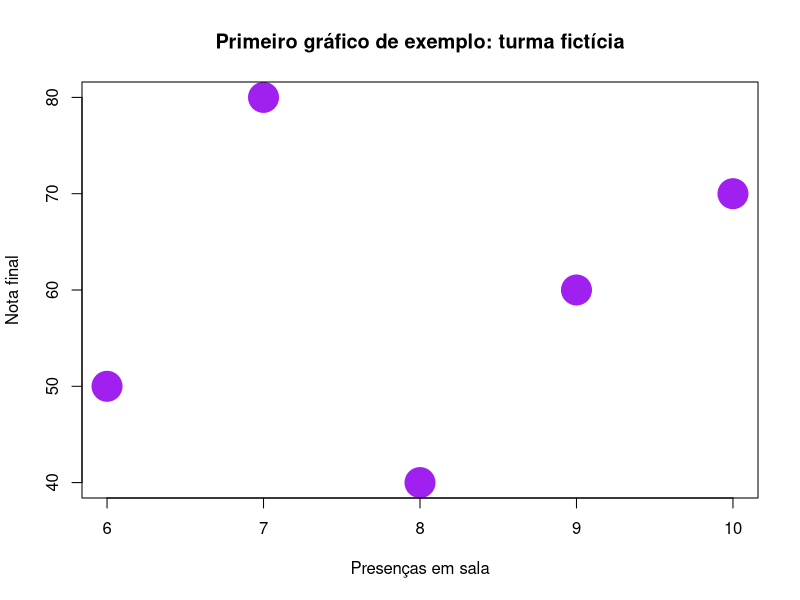
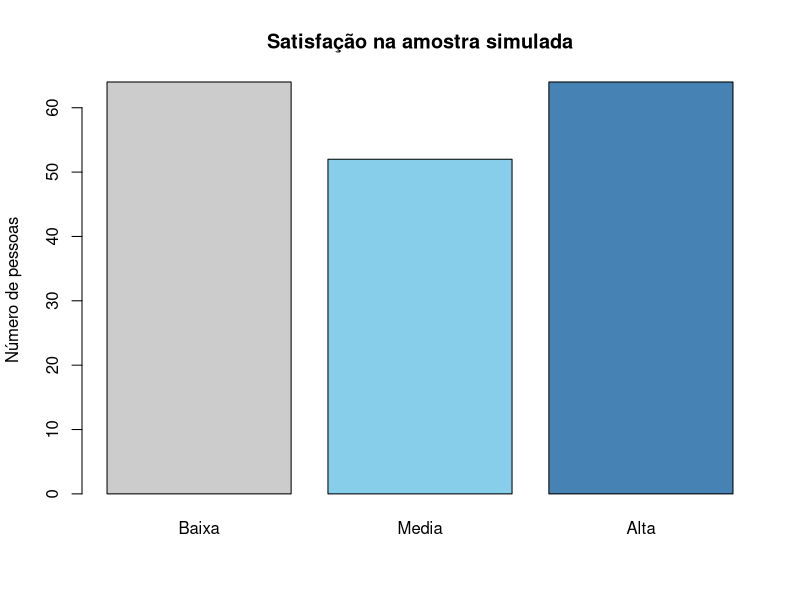
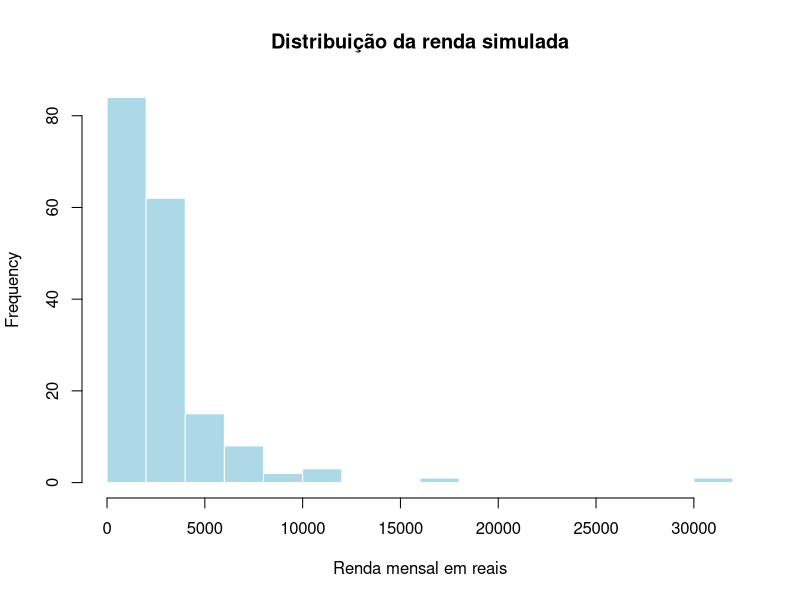
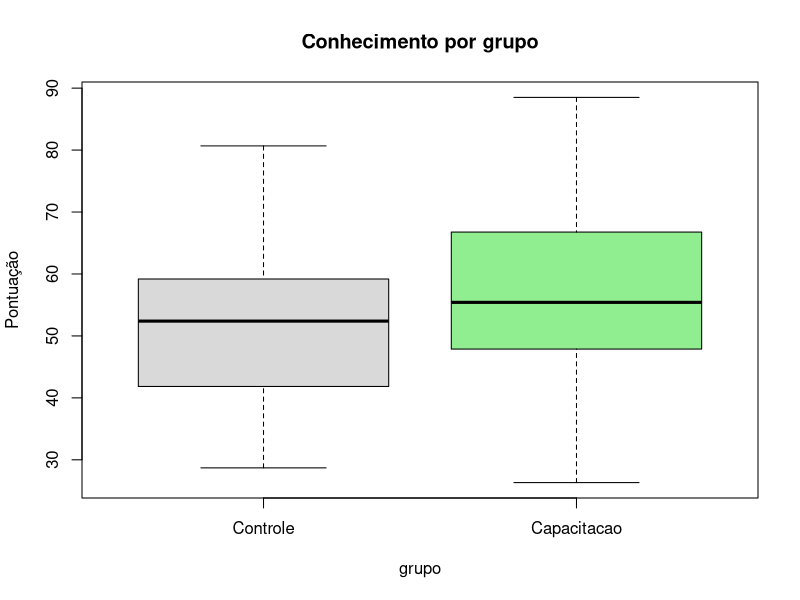
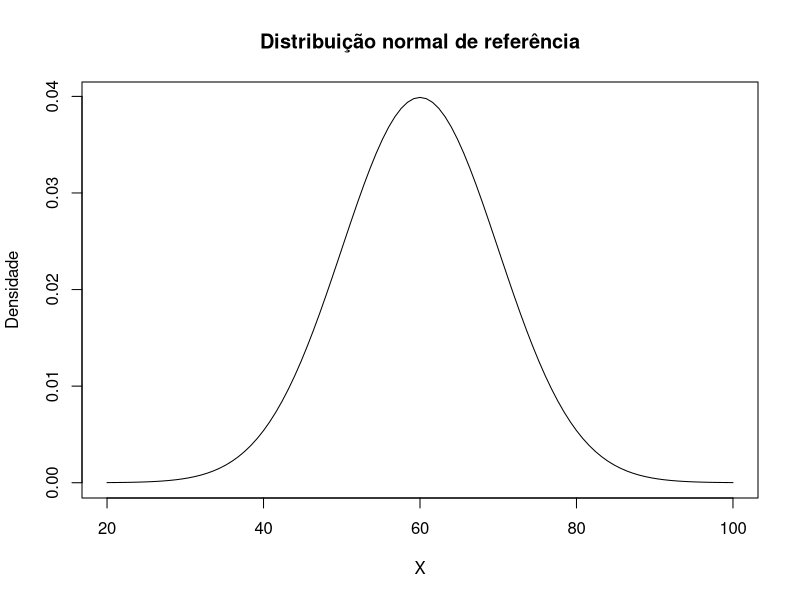
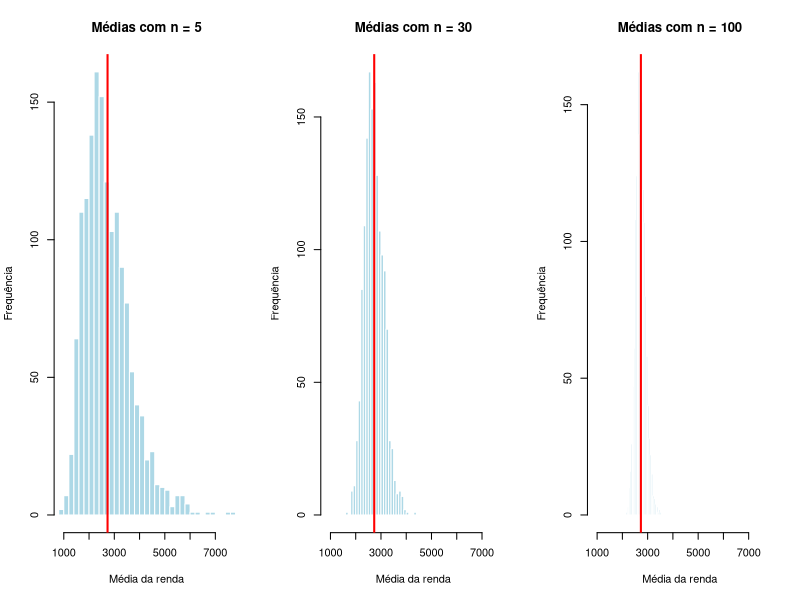
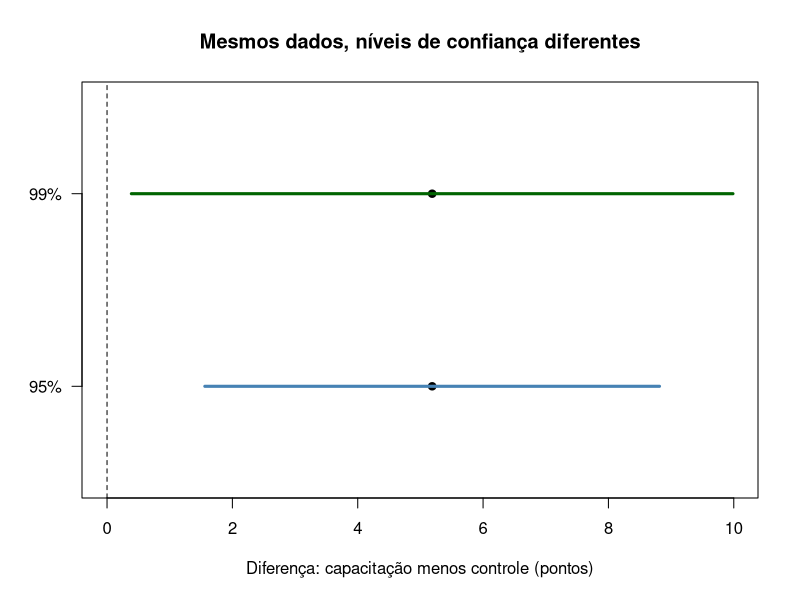
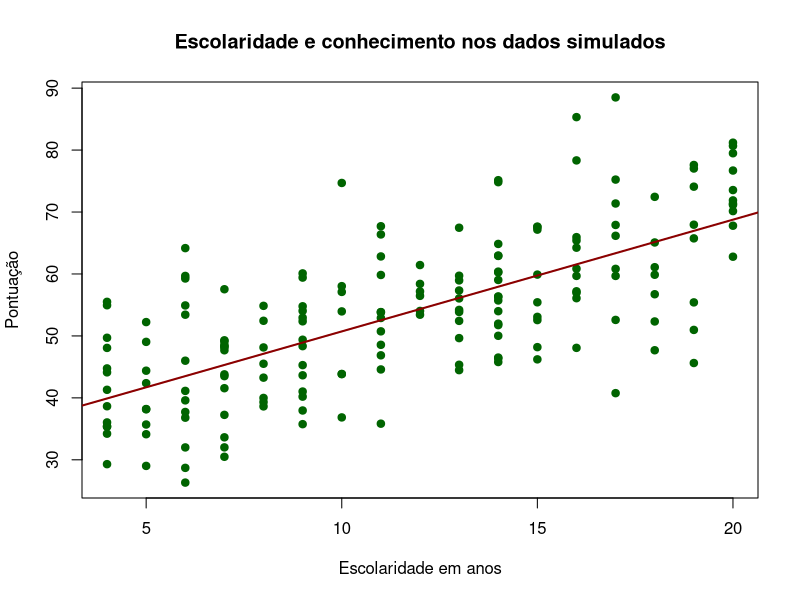

The R source for these figures, in order:
# =============================================================================
# MQAPP 2026.2 | Aula prática de R | Unidades 1 a 4
# Estatística descritiva, probabilidade, inferência, correlação e regressão
# =============================================================================
# Não é necessário instalar pacotes, baixar dados ou usar internet.
# Dados simulados: os resultados não representam uma política pública real.
# Referência: slides das Unidades 1 a 4 da disciplina MQAPP 2026.2.
#
# Não é necessário digitar cada linha do arquivo.
#
# COMO USAR NO RSTUDIO
# 1. Abra este arquivo em File > Open File. Salve suas anotações no script.
# 2. Execute uma linha/seleção com Ctrl+Enter (Windows/Linux) ou Cmd+Enter (Mac).
# 3. Veja resultados no Console, objetos em Environment e gráficos em Plots.
# 4. Siga a ordem: blocos posteriores dependem dos objetos anteriores.
# 5. Texto após # é comentário: explica o código e não é executado.
# 6. Se aparecer + no Console, há um comando incompleto: confira aspas/parênteses.
#    Esc cancela o comando incompleto. R diferencia maiúsculas de minúsculas.
#
# 0. Começando devagar: o R como calculadora ----
2 + 2 # adição
10 - 3 # subtração
4 * 5 # multiplicação
20 / 4 # divisão
2^3 # 2*2*2 potenciação
sqrt(25) # raíz-quadrada
(2 + 3) * 4  # parênteses definem a ordem
2 + 3 * 4

# Use ponto decimal: 2.5. Vírgulas separam argumentos, como em c(2, 5).
2.5 * 5 # 2,5 * 5
9000000
0.00001

# 0.1 Objetos: guardar um resultado para usar depois ----
idade <- 20
idade
print(idade)
?print

idade + 1

# O cálculo acima não muda o objeto. Para atualizá-lo, atribua novamente:
idade2 <- idade + 1
idade2

nome <- "Ana"   # texto entre aspas
nome

participou <- TRUE  # valor lógico: TRUE ou FALSE

# Função de classe 
class(idade)
class(nome)
class(participou)

# Use nomes como media_renda, sem espaços. <- guarda; == compara.
idade == 21 # é igual?
idade > 18
idade < 15
idade != 21 # != é diferente?

# 0.2 Vetores: várias observações em um objeto ----
notas_exemplo <- c(40, 50, 60, 70, 80)
notas_exemplo

length(notas_exemplo)
sum(notas_exemplo)

sum(notas_exemplo) / length(notas_exemplo)

mean(notas_exemplo)

min(notas_exemplo)
max(notas_exemplo)

nomes_exemplo <- c("Pedro", "João", "Antonio")
nomes_exemplo

sequencia <- c(1:9, 12:15, 20:34)
sequencia

vetor_exemplo <- c("Ana", 13, TRUE)
vetor_exemplo

# Uma função recebe argumentos entre parênteses e devolve um resultado.
# digits = 2 é um argumento nomeado. Para abrir a ajuda: ?mean (opcional).
mean(c(5, 7, 8))

round(mean(c(5, 7, 8)), digits = 1)
?mean
?round

### 0.3 Seleção e operações lógicas ----
notas_exemplo
notas_exemplo[1] # primeira observação; a contagem começa em 1
notas_exemplo[c(1, 3)]

notas_exemplo[2:4]     # 2:4 puxa elementos 2, 3, 4

notas_exemplo >= 50    # uma comparação para cada observação
!(notas_exemplo >= 50) # ! é igual NÃO: inverte a condição

notas_exemplo[notas_exemplo >= 50]

sum(notas_exemplo >= 50)   # TRUE vale 1; FALSE vale 0 na soma
mean(notas_exemplo >= 50)  # proporção que atende ao critério

notas_exemplo[notas_exemplo >= 50 & notas_exemplo <= 70]  # E: ambos verdadeiros

notas_exemplo[notas_exemplo < 50 | notas_exemplo > 70] # OU: pelo menos um verdadeiro

# 0.4 Pequena tabela/dataframes: linhas são pessoas, colunas são variáveis ----
turma <- data.frame(
  nome = c("Antônia", "Bruno", "Simone", "Diego", "Eva"),
  nota = notas_exemplo,
  presencas = c(8, 6, 9, 10, 7)
  )

print(turma)
turma
View(turma)

names(turma)
nrow(turma)
ncol(turma)

# $ seleciona uma coluna pelo nome
turma$nota                
turma$nome

turma[c(1,3), ] # [linhas, colunas]; vazio significa todas
turma[      ,"nome"]
turma[, c("nome", "presencas")]
turma[turma$nota >= 50, c("nome", "nota")]

# Criando uma coluna lógica
turma$aprovado <- turma$nota >= 50   
turma$extra <- NA
turma$extra <- 1
turma

# A notação y ~ x será usada mais adiante: 'y em função de x'.

# 0.5 Ausentes e um primeiro gráfico ----
rendas_exemplo <- c(1500, 1800, NA, 2200, 3000)
is.na(rendas_exemplo)
sum(is.na(rendas_exemplo))
mean(rendas_exemplo)                # retorna NA
mean(rendas_exemplo, na.rm = TRUE)  # usa apenas as rendas conhecidas

plot(x = turma$presencas, y = turma$nota, 
     pch = 19, cex = 4, col = "purple",
     xlab = "Presenças em sala", 
     ylab = "Nota final", 
     main = "Primeiro gráfico de exemplo: turma fictícia")
?plot

### Exercício: crie um vetor com 4 notas de 0 a 100. 
### Calcule a média e selecione as notas >= 50. 
### Use outro nome para preservar as notas originais.

notasteste <- c(30, 50, 100, 90, 80)
mean(notasteste[notasteste >= 50])

# 0.6 Amostragem, funções e repetição: ler antes das simulações ----
# set.seed() não faz todo sorteio ser igual: reinicia uma sequência reproduzível.
set.seed(70904970)  # torna os sorteios reproduzíveis ao executar na mesma ordem
sample(1:10, size = 4, replace = FALSE)  # sorteio sem reposição
sample(1:10, size = 4, replace = TRUE)   # com reposição: pode repetir valores

# FUNÇÃO: reúne comandos e permite reutilizá-los.
dobrar <- function(meu_numero) {
  2 * meu_numero
}
dobrar(3)
dobrar(c(2, 4, 6))

# for repete comandos, mudando i. É uma leitura guiada pelo docente.
for (i in 5:10) {
  print(i * 10)
}

# 0.7 Construindo e conhecendo a pesquisa ----
# Leitura: data.frame() monta a tabela; factor() registra categorias;
# levels() define seus níveis e ordered() registra uma ordem substantiva.

# rnorm() e rlnorm() são geradores aleatórios usados apenas para criar o exemplo.
# Criamos uma população FINITA fictícia de 10 mil pessoas elegíveis.

# No experimento simulado, a oferta de capacitação é aleatória.
# O resultado é um índice contínuo de conhecimento, em pontos.

# A população abaixo é conhecida porque nós construímos por simulação.
# Em uma pesquisa real, não conheceríamos a população nem os efeitos verdadeiros.
set.seed(20262)

N <- 10000
populacao <- data.frame(
  id = seq_len(N),
  escolaridade = sample(4:20, N, replace = TRUE),
  renda = round(rlnorm(N, meanlog = log(2200), sdlog = 0.65), 2),
  grupo = factor(sample(c("Controle", "Capacitacao"), N, replace = TRUE),
                 levels = c("Controle", "Capacitacao")),
  satisfacao = ordered(sample(c("Baixa", "Media", "Alta"), N, replace = TRUE),
                       levels = c("Baixa", "Media", "Alta"))
)

head(populacao); tail(populacao) # ; executa mais de uma função em uma linha só

View(populacao)  # opcional: abre uma aba de dados no RStudio

populacao$pontuacao <- 30 + 1.8 * populacao$escolaridade +
  5 * (populacao$grupo == "Capacitacao") + rnorm(N, mean = 0, sd = 8)

min(populacao$pontuacao)
max(populacao$pontuacao)
mean(populacao$pontuacao)

head(populacao$pontuacao)

# Uma amostra aleatória simples, sem reposição, é nossa base de análise.
n <- 180
dados <- populacao[sample.int(N, n, replace = FALSE), ]
dados
rownames(dados) <- NULL

head(dados)
str(dados) # strucutre
dim(dados) # dimension
ncol(dados); nrow(dados)

# Inserimos quatro rendas ausentes para aprender a reconhecer NAs.
dados$renda[sample.int(n, 4)] <- NA_real_

# Não usamos == NA: valores desconhecidos são identificados com is.na().
head(is.na(dados$renda))
table(is.na(dados$renda))

table(dados$satisfacao)

# Unidade de análise: indivíduos. 
# População: pessoas fictícias 10000; amostra: 180 pessoas.
# Grupo: nominal; satisfacao: ordinal; escolaridade: anos completos (discreta);
# Renda e pontuação: quantitativas contínuas (renda registrada em centavos).
# id é identificador: calcular sua média não tem interpretação substantiva.
# A satisfação foi gerada independentemente: não é avaliação da capacitação.

# # -----------------------------------------------------------------------
# UNIDADE 1. Mensuração, frequências e estatística descritiva ----
# # -----------------------------------------------------------------------
### 1.1 Frequências absolutas, relativas e acumuladas
frequencia_grupo <- table(dados$grupo)
frequencia_grupo

round(100 * prop.table(frequencia_grupo), 1)
frequencia_satisfacao <- table(dados$satisfacao)
frequencia_satisfacao

# Frequência acumulada exige uma ordem substantiva, como Baixa < Media < Alta.
cumsum(prop.table(frequencia_satisfacao))

### 1.2 Média, mediana e moda
mean(dados$pontuacao)
median(dados$pontuacao)

# mode() em R informa o modo de armazenamento, não a moda estatística.
# Podemos identificar todas as categorias que empatam na maior frequência:
nomes_modais <- names(frequencia_satisfacao)[frequencia_satisfacao == max(frequencia_satisfacao)]
nomes_modais

### 1.3 Dispersão: variância e desvio padrão amostrais, amplitude e quartis
var(dados$pontuacao)  # denominador n - 1
sd(dados$pontuacao)
# O desvio padrão está em pontos; a variância está em pontos ao quadrado.

range(dados$pontuacao)
diff(range(dados$pontuacao))
quantile(dados$pontuacao)

### 1.4 Ausentes e assimetria
sum(is.na(dados$renda))
mean(dados$renda)  # NA: há valores desconhecidos
mean(dados$renda, na.rm = TRUE)
median(dados$renda, na.rm = TRUE)
sum(!is.na(dados$renda))  # denominador efetivamente observado
# na.rm = TRUE exclui ausentes do cálculo, mas não corrige viés de não resposta.
# Aqui a ausência foi introduzida aleatoriamente; na prática, a ausência pode não ser aleatória.

### 1.5 Gráficos e comparação descritiva
barplot(frequencia_satisfacao, col = c("gray80", "skyblue", "steelblue"),
        main = "Satisfação na amostra simulada", ylab = "Número de pessoas")
hist(dados$renda, breaks = 15, col = "lightblue", border = "white",
     main = "Distribuição da renda simulada", xlab = "Renda mensal em reais")
boxplot(pontuacao ~ grupo, data = dados, col = c("gray85", "lightgreen"),
        main = "Conhecimento por grupo", ylab = "Pontuação")
aggregate(pontuacao ~ grupo, data = dados,
          FUN = function(x) c(n = length(x), media = mean(x), dp = sd(x)))

# PERGUNTA 1: por que a média da renda pode superar a mediana?

# 1.6 Frequência agrupada: da renda individual às faixas ----
# Retomada dos slides: intervalos com frequência, percentual e acumulada.
# Usamos somente rendas observadas e limites que cobrem todos os valores.
renda_observada <- dados$renda[!is.na(dados$renda)]
limites_renda <- seq(0, max(renda_observada) + 1000, by = 1000)
faixas_renda <- cut(renda_observada, breaks = limites_renda,
                   right = FALSE, include.lowest = TRUE)
# [0,1000) significa 0 <= renda < 1000. As faixas não se sobrepõem.
freq_renda <- table(faixas_renda)
tabela_renda <- data.frame(
  faixa = names(freq_renda),
  frequencia = as.numeric(freq_renda),
  percentual = 100 * as.numeric(prop.table(freq_renda)),
  percentual_acumulado = 100 * cumsum(as.numeric(prop.table(freq_renda)))
)
tabela_renda
# Denominador: 176 rendas observadas, não todas as 180 pessoas.
# Pergunta: qual percentual das rendas observadas está abaixo de R$ 3.000?
mean(renda_observada < 3000) * 100

# 1.7 Percentil e posição percentílica são perguntas diferentes ----
quantile(dados$pontuacao, probs = c(0.25, 0.50, 0.75, 0.90), type = 7)
# Aqui usamos a interpolação padrão do R, type = 7; outras convenções podem
# produzir resultados diferentes, principalmente em amostras pequenas.
percentual_ate_70 <- mean(dados$pontuacao <= 70) * 100
percentual_ate_70
# quantile: parte de uma porcentagem e encontra uma pontuação.
# mean(X <= 70): parte da pontuação e encontra a porcentagem acumulada até ela.
IQR(dados$pontuacao)  # distância entre os percentis 75 e 25

# 1.8 Valores extremos: demonstração em uma cópia ----
renda_com_extremo <- c(renda_observada, 1000000)
comparar_resumos <- function(x) {
  c(media = mean(x), mediana = median(x), dp = sd(x))
}
rbind(original = comparar_resumos(renda_observada),
      com_extremo = comparar_resumos(renda_com_extremo))
# A mediana é menos sensível a um valor muito alto. A base 'dados' não foi alterada.
# Valor extremo não significa erro: investigue o registro antes de excluí-lo.
# Exercício curto U1: faça uma tabela com faixas de escolaridade de 4 anos.
# Comece pelos limites c(4, 8, 12, 16, 21), para incluir os 20 anos.

# # -----------------------------------------------------------------------
# UNIDADE 2. Probabilidade e amostragem ----
# # -----------------------------------------------------------------------
### 2.1 Probabilidades empíricas e condicionais
# Definimos 'pontuação alta' como pontuação >= 65, para este exercício.
dados$alta <- dados$pontuacao >= 65
tabela <- table(Grupo = dados$grupo, Alta = dados$alta)
tabela

mean(dados$alta)                                  # P(alta) na amostra
prop.table(tabela)                                # probabilidades conjuntas
prop.table(tabela, margin = 1)                    # P(alta | grupo)
mean(dados$alta[dados$grupo == "Capacitacao"])
# Condicionar muda o denominador: o último comando considera só a capacitação.
# Sob independência, P(alta | capacitação) seria igual a P(alta) na população.
# Igualdade aproximada na amostra não prova independência; diferenças também
# podem refletir variação amostral. Esta comparação é descritiva.

### 2.2 Escore z e distribuição normal de referência
# Exemplo TEÓRICO separado: X ~ Normal(média = 60, desvio padrão = 10).
# Não assumimos que toda pontuação observada segue exatamente essa normal.
z_75 <- (75 - 60) / 10
z_75
pnorm(75, mean = 60, sd = 10)                     # P(X <= 75)
pnorm(75, mean = 60, sd = 10, lower.tail = FALSE) # P(X > 75)
pnorm(70, 60, 10) - pnorm(50, 60, 10)             # P(50 < X <= 70)
qnorm(0.95, mean = 60, sd = 10)                   # percentil 95
curve(dnorm(x, mean = 60, sd = 10), from = 20, to = 100,
      main = "Distribuição normal de referência", xlab = "X", ylab = "Densidade")
# dnorm fornece densidade, não a probabilidade de um valor pontual.

### 2.3 Distribuição amostral da média e Teorema do Limite Central
# A renda é assimétrica. Repetimos amostras COM reposição para representar
# sorteios independentes da distribuição empírica da população fictícia.
# Não são novas amostras da tabela 'dados': sorteamos da população conhecida.
set.seed(20263)
B <- 1500
tamanhos <- c(5, 30, 100)
medias_simuladas <- lapply(tamanhos, function(tamanho) {
  replicate(B, mean(sample(populacao$renda, tamanho, replace = TRUE)))
})
# sd(população) usa N-1; para o DP exato da distribuição finita usamos N.
media_pop <- mean(populacao$renda)
dp_pop <- sqrt(mean((populacao$renda - media_pop)^2))
resumo_tlc <- data.frame(
  n = tamanhos,
  media_das_medias = vapply(medias_simuladas, mean, numeric(1)),
  erro_padrao_simulado = vapply(medias_simuladas, sd, numeric(1)),
  erro_padrao_teorico = dp_pop / sqrt(tamanhos)
)
resumo_tlc
media_pop
# A média amostral varia. Seu erro padrão diminui aproximadamente com 1/sqrt(n).
# O TLC trata da distribuição das MÉDIAS; a renda individual continua assimétrica.
# Não existe garantia universal de normalidade só porque n chegou a 30.
mostrar_tlc <- function() {
  configuracao <- par(mfrow = c(1, 3))
  on.exit(par(configuracao))
  limites <- range(unlist(medias_simuladas))
  for (j in seq_along(tamanhos)) {
    hist(medias_simuladas[[j]], breaks = 25, xlim = limites,
         main = paste("Médias com n =", tamanhos[j]),
         xlab = "Média da renda", ylab = "Frequência",
         col = "lightblue", border = "white")
    abline(v = media_pop, col = "red", lwd = 2)
  }
}
mostrar_tlc()

# PERGUNTA 2: para reduzir o erro padrão à metade, como precisa mudar n?

# 2.4 Padronizar os próprios dados não é normalizá-los ----
dados$z_pontuacao <- as.numeric(scale(dados$pontuacao))
head(dados[c("id", "pontuacao", "z_pontuacao")])
c(media_z = mean(dados$z_pontuacao), dp_z = sd(dados$z_pontuacao))
dados[dados$z_pontuacao > 2, c("id", "pontuacao", "z_pontuacao")]
# scale() subtrai a média amostral e divide pelo DP amostral.
# Z positivo: acima da média. Z negativo: abaixo. |Z| > 2: mais de dois DPs.
# A transformação preserva a forma da distribuição; não cria normalidade.
# Não use automaticamente pnorm(z) como percentil empírico de qualquer variável.
# Também podemos voltar à escala original:
mean(dados$pontuacao) + 2 * sd(dados$pontuacao)

# Exercício curto U2: qual proporção tem z_pontuacao < -1?

# # -----------------------------------------------------------------------
# UNIDADE 3. Hipóteses, intervalos de confiança e testes t ----
# # -----------------------------------------------------------------------
### 3.1 Uma amostra: 
# H0: média populacional da pontuação = 60; 
# H1: diferente de 60.

# Referência de 60 pontos escolhida apenas para fins didáticos.
# Fixamos alfa antes de observar o teste; adotamos teste bilateral.
alfa <- 0.05
teste_uma <- t.test(dados$pontuacao, mu = 60, conf.level = 1 - alfa)
teste_uma

# Construção manual: estimativa +/- t crítico * erro padrão estimado.
#n_valido <- sum(!is.na(dados$pontuacao))
#media_amostral <- mean(dados$pontuacao)
#erro_padrao <- sd(dados$pontuacao) / sqrt(n_valido)
#t_observado <- (media_amostral - 60) / erro_padrao
#margem <- qt(1 - alfa / 2, df = n_valido - 1) * erro_padrao
#ic_manual <- media_amostral + c(-1, 1) * margem
#c(media = media_amostral, erro_padrao = erro_padrao, t = t_observado)
#ic_manual
#2 * pt(-abs(t_observado), df = n_valido - 1)

### 3.2 Duas amostras independentes: teste t de Welch
# H0: média da capacitação - média do controle = 0.
# H1: essa diferença é diferente de zero. 
capacitacao <- dados$pontuacao[dados$grupo == "Capacitacao"]
controle <- dados$pontuacao[dados$grupo == "Controle"]
teste_duas <- t.test(capacitacao, controle, 
                     var.equal = FALSE,
                     conf.level = 1 - alfa)
teste_duas

# Passar os vetores nesta ordem define a diferença: capacitação MENOS controle.
diferenca <- mean(capacitacao) - mean(controle)
c(diferenca_em_pontos = diferenca, p_valor = teste_duas$p.value)
teste_duas$conf.int
if (teste_duas$p.value <= alfa) {
  cat("Decisão: rejeitar H0 ao nível de 5%.\n")
} else {
  cat("Decisão: não rejeitar H0 ao nível de 5%.\n")
}

# O p-valor é a probabilidade, SOB H0 e os pressupostos, de uma estatística
# tão ou mais extrema que a observada. Não é a probabilidade de H0 ser verdadeira.

# Um IC de 95% vem de um procedimento que cobre o parâmetro em 95% das
# repetições sob os pressupostos. Não contém 95% dos resultados individuais.

# Significância não mede relevância.

# Erro tipo I: rejeitar H0 verdadeira (falso positivo). 
# Erro Tipo II: não rejeitar H0 falsa (falso negativo).

# PERGUNTA 3: escreva uma conclusão de duas frases com a diferença e IC.

# 3.3 Teste agrupado de Student: reproduzindo as contas dos slides ----
# Pressuposto adicional: mesmas variâncias populacionais nos dois grupos.

# Tamanhos amostrais diferentes são permitidos. A base tem pontuações completas.
n1 <- length(capacitacao)
n2 <- length(controle)
sq1 <- sum((capacitacao - mean(capacitacao))^2)
sq2 <- sum((controle - mean(controle))^2)
gl_agrupado <- n1 + n2 - 2
variancia_agrupada <- (sq1 + sq2) / gl_agrupado
# Forma equivalente: [(n1-1)*var(x1) + (n2-1)*var(x2)] / (n1+n2-2).
ep_diferenca <- sqrt(variancia_agrupada * (1/n1 + 1/n2))
t_agrupado <- diferenca / ep_diferenca
p_agrupado <- 2 * pt(-abs(t_agrupado), df = gl_agrupado)
t_critico <- qt(1 - alfa/2, df = gl_agrupado)
ic_agrupado <- diferenca + c(-1, 1) * t_critico * ep_diferenca
c(variancia_agrupada = variancia_agrupada, EP = ep_diferenca,
  t = t_agrupado, gl = gl_agrupado, p = p_agrupado)
ic_agrupado

# Conferência com a função pronta:
teste_student <- t.test(capacitacao, controle, var.equal = F)
teste_student

# 3.4 A pergunta define a cauda: unilateral e bilateral ----
# Exemplo direcional, definido antes da análise: a oferta aumenta a pontuação?
# H0: média_cap - média_cont <= 0; 
# H1: média_cap - média_cont > 0.

# Cálculo da distribuição de referência na fronteira: diferença = 0.
teste_direita <- t.test(capacitacao, controle, var.equal = TRUE,
                        alternative = "greater")
teste_direita

c(p_bilateral = teste_student$p.value, p_direita = teste_direita$p.value)

# Um teste unilateral na direção oposta pode produzir p próximo de 1.

# O IC de t.test(..., alternative = "greater") é unilateral; não o confunda
# com o IC bilateral de 95%. 

# 3.5 A hipótese nula pode estabelecer outra diferença ----
# Agora H0: média_cap - média_cont = 1 ponto; 
# H1: diferente de 1.
# É um EXEMPLO separado de hipótese bilateral, não uma nova busca por p pequeno.

# Em dois vetores, mu indica a diferença de referência, não a média de um grupo.
teste_delta_1 <- t.test(capacitacao, controle, mu = 1, var.equal = TRUE)
teste_delta_1
# O IC aqui continua sendo para a diferença entre as médias.

# 3.6 Desenhar os ICs de 95% e 99% com os mesmos dados ----
ic95 <- as.numeric(teste_student$conf.int)
ic99 <- as.numeric(t.test(capacitacao, controle, var.equal = TRUE,
                         conf.level = 0.99)$conf.int)
rbind(IC95 = ic95, IC99 = ic99)
c(largura95 = diff(ic95), largura99 = diff(ic99))
plot(rep(diferenca, 2), c(1, 2), xlim = range(c(ic95, ic99, 0)),
     ylim = c(0.5, 2.5), yaxt = "n", pch = 19,
     xlab = "Diferença: capacitação menos controle (pontos)", ylab = "",
     main = "Mesmos dados, níveis de confiança diferentes")
axis(2, at = c(1, 2), labels = c("95%", "99%"), las = 1)
segments(ic95[1], 1, ic95[2], 1, col = "steelblue", lwd = 3)
segments(ic99[1], 2, ic99[2], 2, col = "darkgreen", lwd = 3)
abline(v = 0, lty = 2)

# Mais confiança exige valor crítico maior e IC mais amplo, mantendo os dados.
# Aumentar n tende a estreitar o IC; aumentar a dispersão tende a ampliá-lo.

# Nos ICs bilaterais correspondentes ao mesmo teste, excluir zero equivale a
# rejeitar a hipótese de diferença zero ao nível alfa correspondente.

# 3.7 Poder estatístico: planejamento para um efeito de interesse ----
# Tipo I: rejeitar H0 verdadeira. 
# Tipo II: não rejeitar H0 falsa.

# Poder = 1 - beta, para um efeito ESPECÍFICO, desenho, alfa e tamanho amostral.

# Exemplo: detectar 5 pontos com D.P. de 12 em grupos independentes,
# teste bilateral com alfa = 0.05. São valores hipotéticos prévios.

# power.t.test() para type = "two.sample" usa n POR GRUPO e variância comum.
poder_30 <- power.t.test(n = 30, delta = 5, sd = 12, sig.level = 0.05,
                         type = "two.sample", alternative = "two.sided")
poder_100 <- power.t.test(n = 100, delta = 5, sd = 12, sig.level = 0.05,
                          type = "two.sample", alternative = "two.sided")

c(n30 = poder_30$power, n100 = poder_100$power)

# strict = TRUE inclui a rejeição nas duas caudas no cálculo do poder bilateral.
planejamento <- power.t.test(delta = 5, sd = 12, sig.level = 0.05,
                             power = 0.80, type = "two.sample",
                             alternative = "two.sided", strict = TRUE)
planejamento
ceiling(planejamento$n)      # arredondar para cima: pessoas POR GRUPO
2 * ceiling(planejamento$n)  # total em dois grupos

# Mantendo os demais elementos, mais n e maior efeito aumentam o poder;
# menor alfa torna a rejeição mais difícil e reduz o poder.

# A função é ferramenta de planejamento; não acrescenta evidência ao p observado.

# Exercício curto U3: reproduza o planejamento com poder de 90%.

# # -----------------------------------------------------------------------
# UNIDADE 4. Correlação e regressão simples e múltipla ----
# # -----------------------------------------------------------------------
### 4.1 Associação entre duas variáveis quantitativas
plot(pontuacao ~ escolaridade, data = dados, pch = 19, col = "darkgreen",
     xlab = "Escolaridade em anos", ylab = "Pontuação",
     main = "Escolaridade e conhecimento nos dados simulados")

# Covariância depende das unidades. 
cov(dados$escolaridade, dados$pontuacao)

# Pearson resume associação LINEAR, varia de -1 a 1 e não tem unidade.
r <- cor(dados$escolaridade, dados$pontuacao, method = "pearson")
r

cor.test(dados$escolaridade, dados$pontuacao, method = "pearson")

### 4.2 Reta de MQO: pontuação estimada (y) = b0 + b1 * escolaridade
# Antes da função pronta: somas de quadrados e produtos dos slides.
x <- dados$escolaridade
y <- dados$pontuacao
desvio_x <- x - mean(x)
desvio_y <- y - mean(y)
SP <- sum(desvio_x * desvio_y)
SQx <- sum(desvio_x^2)
SQy <- sum(desvio_y^2)
r_manual <- SP / sqrt(SQx * SQy)
b1_manual <- SP / SQx
b0_manual <- mean(y) - b1_manual * mean(x)
c(r_manual = r_manual, r_R = r, b0 = b0_manual, b1 = b1_manual)

# A reta com intercepto passa pelo ponto das médias de X e Y.
b0_manual + b1_manual * mean(x)
mean(y)

# Função lm()
modelo <- lm(pontuacao ~ escolaridade, data = dados)
summary(modelo)
coef(modelo)
confint(modelo)
abline(modelo, col = "darkred", lwd = 2)

# b1: mudança média estimada na pontuação associada a mais um ano de estudo.
# b0: pontuação estimada para zero anos. Zero está fora do intervalo observado:
range(dados$escolaridade)
# o intercepto não ganha interpretação substantiva automática.

# Escolaridade não foi aleatorizada. Seu coeficiente não demonstra efeito causal.

### 4.3 R quadrado e sua ligação com a correlação
r_quadrado <- summary(modelo)$r.squared
c(R2 = r_quadrado, correlacao_ao_quadrado = r^2)
# R2 é a proporção da variação amostral de Y explicada pelo ajuste linear.

### 4.4 Previsão da média e previsão de uma pessoa
novos <- data.frame(escolaridade = c(8, 12, 16))
predict(modelo, newdata = novos, interval = "confidence")
predict(modelo, newdata = novos, interval = "prediction")

# O primeiro intervalo é para a média condicional; o segundo, para uma nova pessoa.
# O segundo inclui variabilidade individual e tende a ser mais amplo.

### 4.5 Resíduos e limites do modelo
plot(fitted(modelo), residuals(modelo), pch = 19, col = "steelblue",
     xlab = "Valores ajustados", 
     ylab = "Resíduos", 
     main = "Resíduos e ajuste")
abline(h = 0, lty = 2)
qqnorm(residuals(modelo), main = "Gráfico quantil normal dos resíduos")
qqline(residuals(modelo), col = "darkred")

# Procure curvatura, variação da dispersão e observações extremas.
# Gráficos ajudam a avaliar pressupostos, mas não certificam sua validade.
# normalidade dos erros fundamenta os testes e intervalos exatos em amostras pequenas.

# 4.6 Regressão múltipla e categoria de referência ----
# Vamos usar a pontuação, escolaridade E grupo.
# Mantemos Controle como referência explicitamente.
dados$grupo <- relevel(dados$grupo, ref = "Controle")
modelo_multiplo <- lm(pontuacao ~ escolaridade + grupo, data = dados)
summary(modelo_multiplo)
confint(modelo_multiplo)
cbind(simples = c(coef(modelo), grupoCapacitacao = NA_real_),
      multiplo = coef(modelo_multiplo))

# No múltiplo: escolaridade é a associação com mais um ano, mantendo o grupo fixo.
# grupoCapacitacao é a diferença prevista em relação a grupoControle, com a mesma
# escolaridade. 

# Não é preciso criar manualmente uma variável 0/1: factor faz isso.

# A oferta foi aleatorizada: o desenho simulado sustenta a análise causal do curso.
# No modelo múltiplo, o R2 total não é o quadrado da correlação simples de um preditor.

# Dois perfis com a mesma escolaridade e grupos diferentes:
perfis <- data.frame(
  escolaridade = c(12, 12),
  grupo = factor(c("Controle", "Capacitacao"), levels = levels(dados$grupo))
)
predict(modelo_multiplo, newdata = perfis, interval = "confidence")

# Comparação descritiva dos ajustes:
c(R2_simples = summary(modelo)$r.squared,
  R2_multiplo = summary(modelo_multiplo)$r.squared)
# Acrescentar preditores não reduz R2.

# 4.7 Correlação geral, dentro dos grupos e parcial ----
# Primeiro, correlações separadas por grupo:
cor_controle <- cor(dados$escolaridade[dados$grupo == "Controle"], controle); cor_controle
cor_capacitacao <- cor(dados$escolaridade[dados$grupo == "Capacitacao"], capacitacao); cor_capacitacao
c(geral = r, controle = cor_controle, capacitacao = cor_capacitacao)

plot(pontuacao ~ escolaridade, data = dados,
     col = c("blue", "green")[as.integer(dados$grupo)], pch = 19,
     xlab = "Escolaridade em anos", ylab = "Pontuação",
     main = "Associação dentro dos grupos")
legend("topleft", legend = levels(dados$grupo),
       col = c("blue", "green"), pch = 19, bty = "n")

# Correlação parcial: ajustamos X e Y pelo grupo e correlacionamos os resíduos.
ajuste_x_grupo <- lm(escolaridade ~ grupo, data = dados)
ajuste_y_grupo <- lm(pontuacao ~ grupo, data = dados)
r_parcial <- cor(residuals(ajuste_x_grupo), residuals(ajuste_y_grupo))
c(correlacao_simples = r, parcial_por_grupo = r_parcial)

# Um ajuste remove diferenças lineares associadas ao grupo; não elimina todos
# as "terceiras" variáveis possíveis. 

# O grupo foi randomizado independentemente da escolaridade; não esperamos aqui
# uma grande mudança.


# BANCO DE EXERCÍCIOS. Todos usam comandos apresentados acima. ----
# Selecione atividades para prática em duplas ou continuação após a aula.

# 1. Calcule a proporção em cada grupo e o NÚMERO de rendas não ausentes.
# 2. Compare média e mediana da renda; relacione com o histograma.
# 3. Calcule P(pontuação >= 70 | Controle) e P(pontuação >= 70 | Capacitacao).
# 4. Para X normal com média 60 e DP 10, calcule P(X < 45) e o percentil 90.
# 5. Se n passar de 25 para 100, qual é a razão EP(100)/EP(25), com mesmo DP?
# 6. Teste H0: média da pontuação = 65, bilateral, alfa = 0,05. Relate IC e p.
# 7. Refaça o teste AGRUPADO entre grupos com IC de 99%; compare com o de 95%.
# 8. No modelo simples, informe b1, IC de 95% e R2 e interprete-os.
# 9. Preveja para 12 anos de escolaridade, com IC da média e intervalo individual.
# 10. Por que escolaridade não admite conclusão causal só por entrar no modelo?
# 11. Crie o vetor c(35, 55, 65, 85); calcule média e selecione valores >= 60.
# 12. Agrupe escolaridade com limites c(4, 8, 12, 16, 21), intervalos fechados
#     à esquerda. Calcule frequências e percentuais.
# 13. Ache o percentil 80 da pontuação e o percentual de pontuações <= 80.
#     Explique por que são respostas diferentes.
# 14. Compare os resumos da renda com e sem o valor extremo; discuta exclusão.
# 15. Qual proporção das pessoas tem z_pontuacao < -1?
# 16. Confira manualmente t, gl e IC do teste agrupado contra t.test().
# 17. Reproduza o teste unilateral à direita entre grupos. Enuncie H0 e H1.
# 18. Teste H0: a diferença entre capacitação e controle é de 2 pontos,
#     bilateral, usando Student. Qual argumento precisa mudar?
# 19. Planeje n por grupo para detectar 5 pontos, DP 12, alfa 5%, poder 90%,
#     teste bilateral independente. Compare com o planejamento de poder 80%.
# 20. Reproduza manualmente b0 e b1 do modelo simples e confira com coef().
# 21. Interprete escolaridade e grupo no modelo múltiplo; faça as previsões
#     para Controle e Capacitacao com 16 anos de escolaridade.
# 22. Calcule a correlação parcial entre escolaridade e pontuação, ajustada
#     pelo grupo. Por que ela não prova causalidade?
